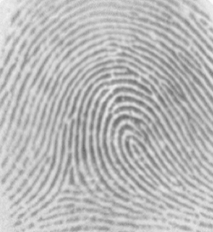
#> input picture Lab4/dataset/1.png, 213 x 232 px, given in place of 3.png, which was not available
$ python main.py
#> lines starting #> are read from the running program, lines starting #| are printed output that depends on the picture; after the words box and inside, x2 and y2 are one past the last pixel; in counts of white or black regions, pixels touching at a corner belong together; pictures that were not available may be replaced by others from this repository, and a replacement may not be noted
import glob
import cv2 as cv
import numpy as np
import matplotlib.pyplot as plt
from numpy.core.fromnumeric import shape
from numpy.lib.function_base import angle

# Steps that we should to have the best result
# 1.Normalize image
# 2.Apply Gabor filter
# 3.Normalize and convert to int8( adaptiveThreshold work only with int8  )
# 4.Binarize
# 5.Apply median blur

def normalize_image(img):
    norm_image = cv.normalize(
        img, None, alpha=0, beta=1, norm_type=cv.NORM_MINMAX, dtype=cv.CV_32F)
    return norm_image


def normalize8(I):
  mn = I.min()
  mx = I.max()

  mx -= mn

  I = ((I - mn)/mx) * 255
  return I.astype(np.uint8)

def Gabor_filtering(img, ker_size, si, t, l, angle):
    kernel = cv.getGaborKernel((ker_size,ker_size),si,t,l,angle)
    out =  cv.filter2D(img,-1,kernel)
    return out

def apply_gabor_filter(img):
    angles = [0,20,40,60,80,90]
    out = []
    for a in angles:
        res = Gabor_filtering(img, 15, 7, 11, 3, a)
        out.append(res)
    return out,angles

def pre_processing(img):
    img = cv.cvtColor(img, cv.COLOR_BGR2GRAY)
    img = normalize_image(img)
    return img

def post_poccessing(img):
    result =  img

    result = normalize8(img)
    result = cv.adaptiveThreshold(result,255,cv.ADAPTIVE_THRESH_GAUSSIAN_C,cv.THRESH_BINARY,11,2)
    result = cv.medianBlur(result,5)
    return result

path = 'F:\OI\OI\Lab4\dataset\\'
name = '3'
path = path + name+'.png'

img =  cv.imread(path)
#> img is the input picture: shape (232, 213, 3); min 104, max 251, mean 185.5
img = pre_processing(img)
#> in normalize_image, `norm_image = cv.normalize( img, None, alpha=0, beta=1, norm_type=cv.NO..`:
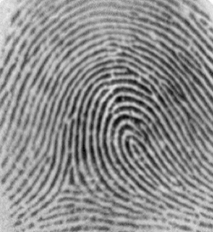
#> norm_image: shape (232, 213) float32; min -1.49e-08, max 1, mean 0.554; drawn with min black and max white
result ,angles = apply_gabor_filter(img)
#> the loop in apply_gabor_filter, `for a in angles:` made 6 passes
#> pass 1, in Gabor_filtering, `out =  cv.filter2D(img,-1,kernel)`:
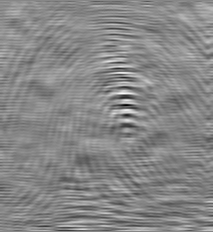
#> out: shape (232, 213) float32; min -3.61, max 3.21, mean 0.0047; drawn with min black and max white
#> pass 2, in Gabor_filtering (call 2), `out =  cv.filter2D(img,-1,kernel)`:
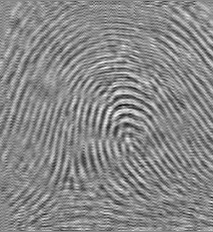
#> out: shape (232, 213) float32; min -0.37, max 0.324, mean 0.000319; drawn with min black and max white
#> after the loop in apply_gabor_filter, `for a in angles:`: out = 6 items
#> result = 6 items; angles = [0, 20, 40, 60, 80, 90]
i = 0
for x in result:
    x = post_poccessing(x)
    filename = '.\\result\\'+name+'result_angle'+str(angles[i])+'.png'

    cv.imwrite(filename,x)
    i+=1
#> this loop made 6 passes
#> filename on passes 1 to 6: '.\\result\\3result_angle0.png', '.\\result\\3result_angle20.png', '.\\result\\3result_angle40.png', '.\\result\\3result_angle60.png', '.\\result\\3result_angle80.png', '.\\result\\3result_angle90.png'
#> pass 1, in post_poccessing, `result = cv.adaptiveThreshold(result,255,cv.ADAPTIVE_THRESH_GAUSSIAN_C..`:
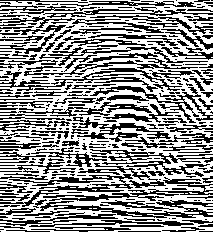
#> result: shape (232, 213); 56.9% white; black in thin lines or dots
#> pass 1, in post_poccessing, `result = cv.medianBlur(result,5)`:
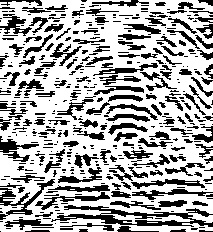
#> result: shape (232, 213); 66.4% white; 449 black regions (285 under 20 px), largest, box (x1, y1, x2, y2) and area: (51, 205, 213, 227) 1284, (0, 179, 55, 220) 531, (0, 136, 39, 162) 365
#> after the loop, i = 6
